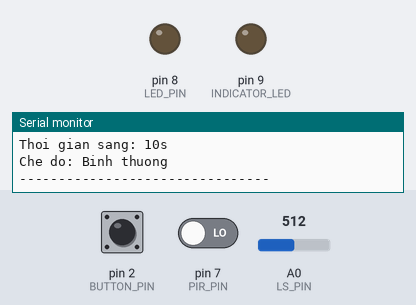
A sketch run on a simulated Arduino Uno, built with avr-gcc and run on an emulated ATmega328P. Shown: output pins drawn as LEDs (lit = HIGH), the last lines printed to the serial monitor. Dashed ring = blinking. The test bench sets the inputs (shaded band); at power-on: pin 2 (BUTTON_PIN) HIGH, pin 7 (PIR_PIN) LOW, A0 (LS_PIN) = 512. EEPROM starts erased.

Above: at 1.2 s.
1.3 s: pin 2 (BUTTON_PIN) pulled LOW for 0.15 s
At 1.59 s:
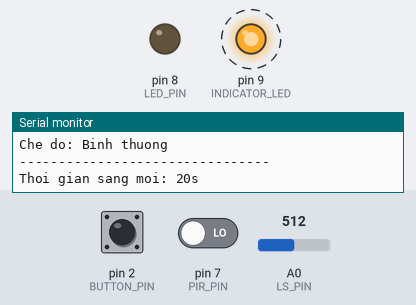
3.5 s: pin 2 (BUTTON_PIN) pulled LOW for 3.2 s
At 8.1 s:
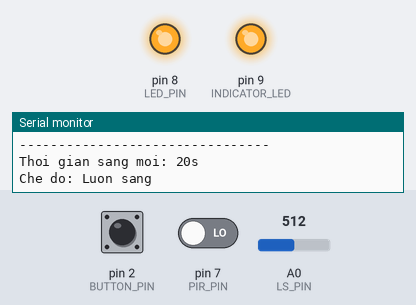
Timing chart, 0 to 9.6 s (numbered marks = the images above; inputs shaded):
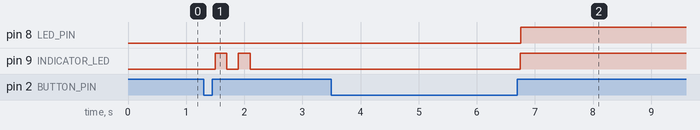

Measured:
- after the input at 1.3 s, pin 9 (INDICATOR_LED): alternates HIGH for 0.20 s and LOW for 0.20 s, 4 changes in all, then stays LOW, starting after 0.20 s
- after the input at 3.5 s, pin 8 (LED_PIN), pin 9 (INDICATOR_LED): LOW → HIGH after 3.3 s

The sketch:

AutoLightController.ino
```cpp
#include <EEPROM.h> //thu vien luu tru trang thai

const int PIR_PIN = 7;                //PIR
const int LS_PIN = A0;                //LS
const int BUTTON_PIN = 2;             //Bt
const int LED_PIN = 8;                //relay bat led
const int INDICATOR_LED = 9;          //mode led

#define ADDR_MODE 0                   //bien cho mode
#define ADDR_OPTION 1                 //thoi gian

int buttonState = HIGH;
int lastButtonState = HIGH;

bool lightOn = false;
bool alwaysOn = false;
bool alwaysOff = false;

unsigned long lightStartTime = 0;
unsigned long lightDuration = 10000;

unsigned long timeOptions[] = {10000, 20000, 100000};             //ms
int currentOption = 0;

void saveSettings() {                                           //Luu settings
    byte mode = 0;
    if (alwaysOn) mode = 1;
    else if (alwaysOff) mode = 2;
    EEPROM.update(ADDR_MODE, mode);
    EEPROM.update(ADDR_OPTION, currentOption);
}

void loadSettings() {                                           //Tai lai settings
    byte savedMode = EEPROM.read(ADDR_MODE);
    currentOption = EEPROM.read(ADDR_OPTION);
    if (currentOption > 2) currentOption = 0;
    lightDuration = timeOptions[currentOption];

    switch (savedMode) {
        case 1: alwaysOn = true;  alwaysOff = false; break;
        case 2: alwaysOn = false; alwaysOff = true;  break;
        default: alwaysOn = false; alwaysOff = false; break;
    }
}

void setup() {
    pinMode(LS_PIN, INPUT);
    pinMode(PIR_PIN, INPUT);
    pinMode(LED_PIN, OUTPUT);
    pinMode(INDICATOR_LED, OUTPUT);
    pinMode(BUTTON_PIN, INPUT_PULLUP);

    Serial.begin(9600);
    loadSettings();

    Serial.println("=== HE THONG BAT DEN TU DONG ===");
    Serial.print("Thoi gian sang: "); Serial.print(lightDuration / 1000); Serial.println("s");
    if (alwaysOn) Serial.println("Che do: Luon sang");
    else if (alwaysOff) Serial.println("Che do: Luon tat");
    else Serial.println("Che do: Binh thuong");
    Serial.println("--------------------------------");
}

void blinkIndicatorLED(int times) {
    for (int i = 0; i < times; i++) {
        digitalWrite(INDICATOR_LED, HIGH);
        delay(200);
        digitalWrite(INDICATOR_LED, LOW);
        delay(200);
    }
}

void checkButton() {
    static unsigned long lastDebounceTime = 0;
    static unsigned long buttonPressStart = 0;
    const unsigned long debounceDelay = 50; // 50ms chống dội

    int reading = digitalRead(BUTTON_PIN);
    unsigned long currentTime = millis();

    // Chống dội nút
    if (reading != lastButtonState) {
        lastDebounceTime = currentTime;
    }

    if ((currentTime - lastDebounceTime) > debounceDelay) {
        if (reading != buttonState) {
            buttonState = reading;

            if (buttonState == LOW) {
                buttonPressStart = currentTime; // thoi gian bat dau nhan
            } else {
                // Thả nút ra
                unsigned long pressDuration = currentTime - buttonPressStart;

                if (pressDuration > 2000) {
                    //Long hold - luon bat - luon tat
                    if (!alwaysOn && !alwaysOff) {
                        alwaysOn = true;
                        alwaysOff = false;
                        Serial.println("Che do: Luon sang");
                        digitalWrite(INDICATOR_LED, HIGH);
                    } else if (alwaysOn) {
                        alwaysOn = false;
                        alwaysOff = true;
                        Serial.println("Che do: Luon tat");
                        digitalWrite(INDICATOR_LED, LOW);
                    } else {
                        alwaysOn = false;
                        alwaysOff = false;
                        Serial.println("Che do: Binh thuong");
                        blinkIndicatorLED(currentOption + 1);
                    }
                    saveSettings();
                } else {
                    // short press - time adjustment
                    if (!alwaysOn && !alwaysOff) {
                        currentOption = (currentOption + 1) % 3;
                        lightDuration = timeOptions[currentOption];
                        Serial.print("Thoi gian sang moi: ");
                        Serial.print(lightDuration / 1000);
                        Serial.println("s");
                        blinkIndicatorLED(currentOption + 1);
                        saveSettings();
                    }
                }
            }
        }
    }

    lastButtonState = reading;
}


void loop() {
    int PIR = digitalRead(PIR_PIN);
    int lightValue = analogRead(LS_PIN);
    int LS = (lightValue < 10) ? HIGH : LOW;

    checkButton();

    unsigned long currentMillis = millis();

    if (alwaysOff) {
        digitalWrite(LED_PIN, LOW);
        lightOn = false;
        return;
    }

    if (alwaysOn) {
        digitalWrite(LED_PIN, HIGH);
        return;
    }

    if (PIR == HIGH && LS == HIGH && !lightOn) {
        Serial.println("Den bat");
        digitalWrite(LED_PIN, HIGH);
        lightOn = true;
        lightStartTime = currentMillis;
    }

    if (lightOn && (currentMillis - lightStartTime >= lightDuration)) {
        Serial.println("Den tat");
        digitalWrite(LED_PIN, LOW);
        lightOn = false;
    }
}
```
